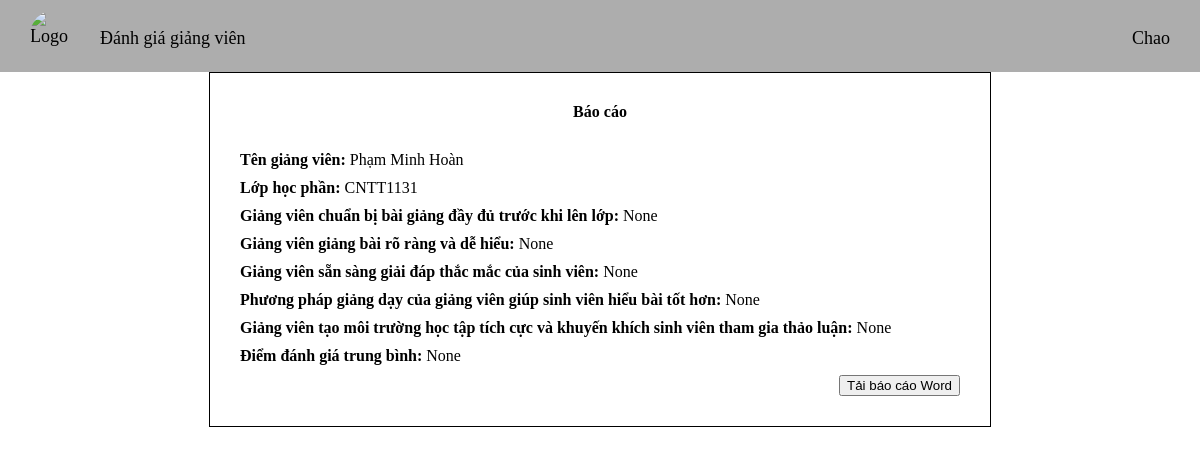
Page /giang_vien/bao_cao/Phạm Minh Hoàn on the earlier database version.
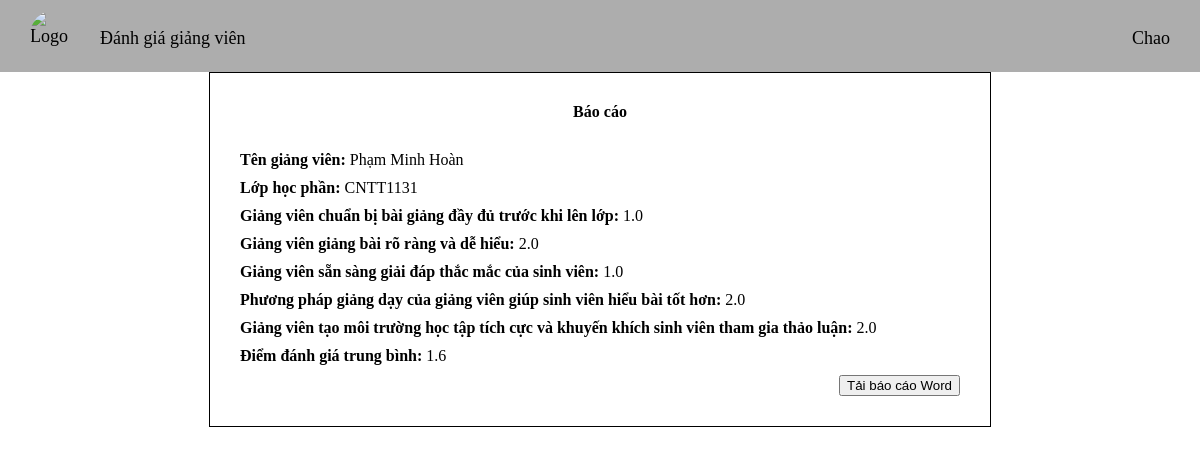
Same page on the later database version.
### tables this page shows
CREATE TABLE DiemTrungBinh (
    id INTEGER PRIMARY KEY AUTOINCREMENT,
    ten_giang_vien TEXT,
    ma_hoc_phan TEXT,
    diem_cau_1 REAL,
    diem_cau_2 REAL,
    diem_cau_3 REAL,
    diem_cau_4 REAL,
    diem_cau_5 REAL,
    diem_trung_binh REAL, ten_hoc_phan TEXT,
    FOREIGN KEY(ma_hoc_phan) REFERENCES HocPhan(ma_hoc_phan)
);

### Đánh giá giảng viên/giangvien1/views.py (the view)
@gv_bp.route('/bao_cao/<string:ten_giang_vien>')
def bao_cao(ten_giang_vien):
    conn = sqlite3.connect(data)
    conn.row_factory = sqlite3.Row
    cur = conn.cursor()
    cur.execute("SELECT * FROM DiemTrungBinh WHERE ten_giang_vien = ?", (ten_giang_vien,))
    dataa = cur.fetchall()
    conn.close()
    return render_template("inbc.html", data = dataa)

### Đánh giá giảng viên/Templates/inbc.html (shortened to what this page needs)
{% extends "base.html" %}
{% block content %}
       <div class="bao-cao">
              <div class="Tieu-de"><b>Báo cáo</b></div>
              <div class="t1"> <b>Tên giảng viên:</b> {{ data[0]["ten_giang_vien"] }}</div>
              <div class="t1"> <b>Lớp học phần:</b> {{ data[0]["ma_hoc_phan"] }}</div>
              <div class="t1"><b>Giảng viên chuẩn bị bài giảng đầy đủ trước khi lên lớp:</b> {{ data[0]["diem_cau_1"]}}</div>
              <div class="t1"><b>Giảng viên giảng bài rõ ràng và dễ hiểu:</b> {{ data[0]["diem_cau_2"]}}</div>
              <div class="t1"><b>Giảng viên sẵn sàng giải đáp thắc mắc của sinh viên:</b> {{ data[0]["diem_cau_3"]}}</div>
              <div class="t1"><b>Phương pháp giảng dạy của giảng viên giúp sinh viên hiểu bài tốt hơn:</b> {{ data[0]["diem_cau_4"]}}</div>
              <div class="t1"><b>Giảng viên tạo môi trường học tập tích cực và khuyến khích sinh viên tham gia thảo luận:</b> {{ data[0]["diem_cau_5"]}}</div>
              <div class="t1"><b>Điểm đánh giá trung bình:</b> {{ data[0]["diem_trung_binh"] }}</div>
              <a href="{{ url_for('gv.xuat_word', ten_giang_vien=data[0]['ten_giang_vien']) }}">
                     <button>Tải báo cáo Word</button>
              </a>
       </div>
{% endblock %}

### Đánh giá giảng viên/Templates/base.html (shortened to what this page needs)
<!DOCTYPE html>
<html lang="en">
<head>
       <link rel="stylesheet" href="{{url_for('static', filename = 'style.css')}}">
</head>
<body>
       <header>
              <div id="logo">
                     <img src="https://s.yimg.com/fz/api/res/1.2/9FsGW0wA7u6GgUpWj4hscQ--~C/YXBwaWQ9c3JjaGRkO2ZpPWZpbGw7aD00MTI7cHhvZmY9NTA7cHlvZmY9MTAwO3E9ODA7c3M9MTt3PTM4OA--/https://i.pinimg.com/736x/c8/cc/68/c8cc6816a2448d0a03a5e46e932ce7a9.jpg" alt="Logo">
                     <p><a href="{{ url_for('gv.giang_vien') }}">Đánh giá giảng viên </a></p>
                     <p class="wc">Chao {{ Guest }}</p>
              </div>
       </header>
       {% block content %}
       {% endblock %}
</body>
</html>

### Đánh giá giảng viên/Static/style.css (style rules this page uses)
body { margin: 0px; }
header { top: 0; position: sticky; }
header a { text-decoration: none; color: black; }
#logo { display: flex; padding: 10px 30px 5px 30px; background-color: #adadad; margin-right: auto; gap: 20px; font-size: 18px; }
#logo img { width: 50px; height: 50px; border-radius: 50px; }
.wc { margin-left: auto; }
.bao-cao { top: 10px; width: 60%; margin: auto; border: 1px solid black; padding: 30px; }
.Tieu-de { text-align: center; margin: 0 0 30px 0; }
.t1 { margin-top: 10px; }
.bao-cao a { display: block; text-align: right; text-decoration: none; margin-top: 10px; }

Differences in the rows shown:
changed DiemTrungBinh "Phạm Minh Hoàn": diem_cau_1 (not shown) → "1.0"; diem_cau_2 (not shown) → "2.0"; diem_cau_3 (not shown) → "1.0"; diem_cau_4 (not shown) → "2.0"; diem_cau_5 (not shown) → "2.0"; diem_trung_binh (not shown) → "1.6"
Other differences:
{{ data[0]["diem_cau_1"] }}: "None" → (not shown)
{{ data[0]["diem_cau_2"] }}: "None" → (not shown)
{{ data[0]["diem_cau_3"] }}: "None" → (not shown)
{{ data[0]["diem_cau_4"] }}: "None" → (not shown)
{{ data[0]["diem_cau_5"] }}: "None" → (not shown)
{{ data[0]["diem_trung_binh"] }}: "None" → (not shown)
